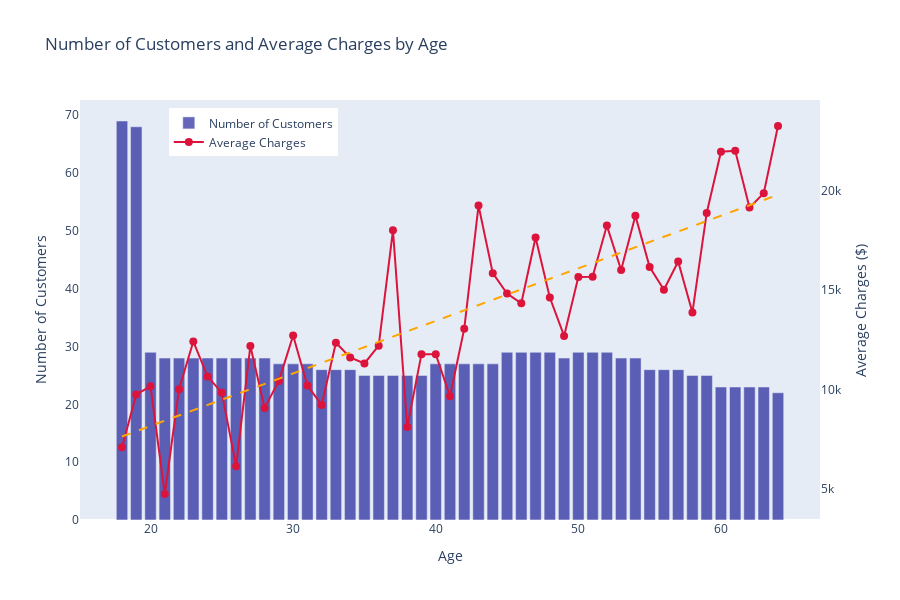

Notebook cell for this chart:
### Markdown cell above
**Findings**

- The scatter plot demonstrates a clear positive relationship between BMI and insurance charges for both smokers and non-smokers.
- Smokers consistently incur higher insurance charges than non-smokers at every BMI level, highlighting the strong impact of smoking on medical costs.
- Individuals with higher BMI tend to have greater charges, supporting the hypothesis that BMI is a significant driver of insurance cost.
- The separation between smoker and non-smoker groups emphasizes the combined effect of lifestyle factors on insurance pricing.
- These insights help insurers identify high-risk groups and inform premium strategies.

### Code cell
fig = go.Figure()

# Bar chart: Number of Customers (primary y-axis)
fig.add_trace(
    go.Bar(
        x=age_counts.index,
        y=age_counts.values,
        name="Number of Customers",
        marker_color="darkblue",
        opacity=0.6
    )
)

# Scatter plot: Average Charges (secondary y-axis)
fig.add_trace(
    go.Scatter(
        x=age_avg_charges["age"],
        y=age_avg_charges["charges"],
        mode="markers+lines",
        name="Average Charges",
        marker=dict(color="crimson", size=8),
        line=dict(color="crimson", width=2),
        yaxis="y2"
    )
)

# Trend line for Average Charges using Plotly Express OLS
trend_df = px.scatter(age_avg_charges, x="age", y="charges", trendline="ols").data[1]
trend_df.update(name="Trend Line", line=dict(color="orange", dash="dash"), yaxis="y2")
fig.add_trace(trend_df)

fig.update_layout(
    title="Number of Customers and Average Charges by Age",
    xaxis=dict(title="Age"),
    yaxis=dict(title="Number of Customers", side="left", showgrid=False),
    yaxis2=dict(title="Average Charges ($)", overlaying="y", side="right", showgrid=False),
    legend=dict(x=0.12, y=0.98),
    bargap=0.2,
    barmode="overlay",  # Try "group" or "overlay"
    width=900,
    height=600
)

fig.show()

### Figure 1 — Plotly figure (JSON) as saved in the notebook; plotly's stock layout.template omitted (floating-point values rounded to 4 significant figures)
{"data": [{"marker": {"color": "darkblue"}, "name": "Number of Customers", "opacity": 0.6, "type": "bar", "x": [18, 19, 20, 21, 22, 23, 24, 25, 26, 27, 28, 29, 30, 31, 32, 33, 34, 35, 36, 37, 38, 39, 40, 41, 42, 43, 44, 45, 46, 47, 48, 49, 50, 51, 52, 53, 54, 55, 56, 57, 58, 59, 60, 61, 62, 63, 64], "y": [69, 68, 29, 28, 28, 28, 28, 28, 28, 28, 28, 27, 27, 27, 26, 26, 26, 25, 25, 25, 25, 25, 27, 27, 27, 27, 27, 29, 29, 29, 29, 28, 29, 29, 29, 28, 28, 26, 26, 26, 25, 25, 23, 23, 23, 23, 22]}, {"line": {"color": "crimson", "width": 2}, "marker": {"color": "crimson", "size": 8}, "mode": "markers+lines", "name": "Average Charges", "type": "scatter", "x": [18, 19, 20, 21, 22, 23, 24, 25, 26, 27, 28, 29, 30, 31, 32, 33, 34, 35, 36, 37, 38, 39, 40, 41, 42, 43, 44, 45, 46, 47, 48, 49, 50, 51, 52, 53, 54, 55, 56, 57, 58, 59, 60, 61, 62, 63, 64], "y": [7086.0, 9748.0, 10160.0, 4730.0, 10010.0, 12420.0, 10650.0, 9838.0, 6134.0, 12180.0, 9069.0, 10430.0, 12720.0, 10200.0, 9220.0, 12350.0, 11610.0, 11310.0, 12200.0, 18020.0, 8103.0, 11780.0, 11770.0, 9654.0, 13060.0, 19270.0, 15860.0, 14830.0, 14340.0, 17650.0, 14630.0, 12700.0, 15660.0, 15680.0, 18260.0, 16020.0, 18760.0, 16160.0, 15030.0, 16450.0, 13880.0, 18900.0, 21980.0, 22020.0, 19160.0, 19880.0, 23280.0], "yaxis": "y2"}, {"hovertemplate": "<b>OLS trendline</b><br>charges = 264.832 * age + 2862.45<br>R<sup>2</sup>=0.705673<br><br>age=%{x}<br>charges=%{y} <b>(trend)</b><extra></extra>", "legendgroup": "", "line": {"color": "orange", "dash": "dash"}, "marker": {"color": "#636efa", "symbol": "circle"}, "mode": "lines", "name": "Trend Line", "showlegend": false, "type": "scatter", "x": [18, 19, 20, 21, 22, 23, 24, 25, 26, 27, 28, 29, 30, 31, 32, 33, 34, 35, 36, 37, 38, 39, 40, 41, 42, 43, 44, 45, 46, 47, 48, 49, 50, 51, 52, 53, 54, 55, 56, 57, 58, 59, 60, 61, 62, 63, 64], "xaxis": "x", "y": [7629.0, 7894.0, 8159.0, 8424.0, 8689.0, 8954.0, 9218.0, 9483.0, 9748.0, 10010.0, 10280.0, 10540.0, 10810.0, 11070.0, 11340.0, 11600.0, 11870.0, 12130.0, 12400.0, 12660.0, 12930.0, 13190.0, 13460.0, 13720.0, 13990.0, 14250.0, 14520.0, 14780.0, 15040.0, 15310.0, 15570.0, 15840.0, 16100.0, 16370.0, 16630.0, 16900.0, 17160.0, 17430.0, 17690.0, 17960.0, 18220.0, 18490.0, 18750.0, 19020.0, 19280.0, 19550.0, 19810.0], "yaxis": "y2"}], "layout": {"bargap": 0.2, "barmode": "overlay", "height": 600, "legend": {"x": 0.12, "y": 0.98}, "title": {"text": "Number of Customers and Average Charges by Age"}, "width": 900, "xaxis": {"title": {"text": "Age"}}, "yaxis": {"showgrid": false, "side": "left", "title": {"text": "Number of Customers"}}, "yaxis2": {"overlaying": "y", "showgrid": false, "side": "right", "title": {"text": "Average Charges ($)"}}}}
